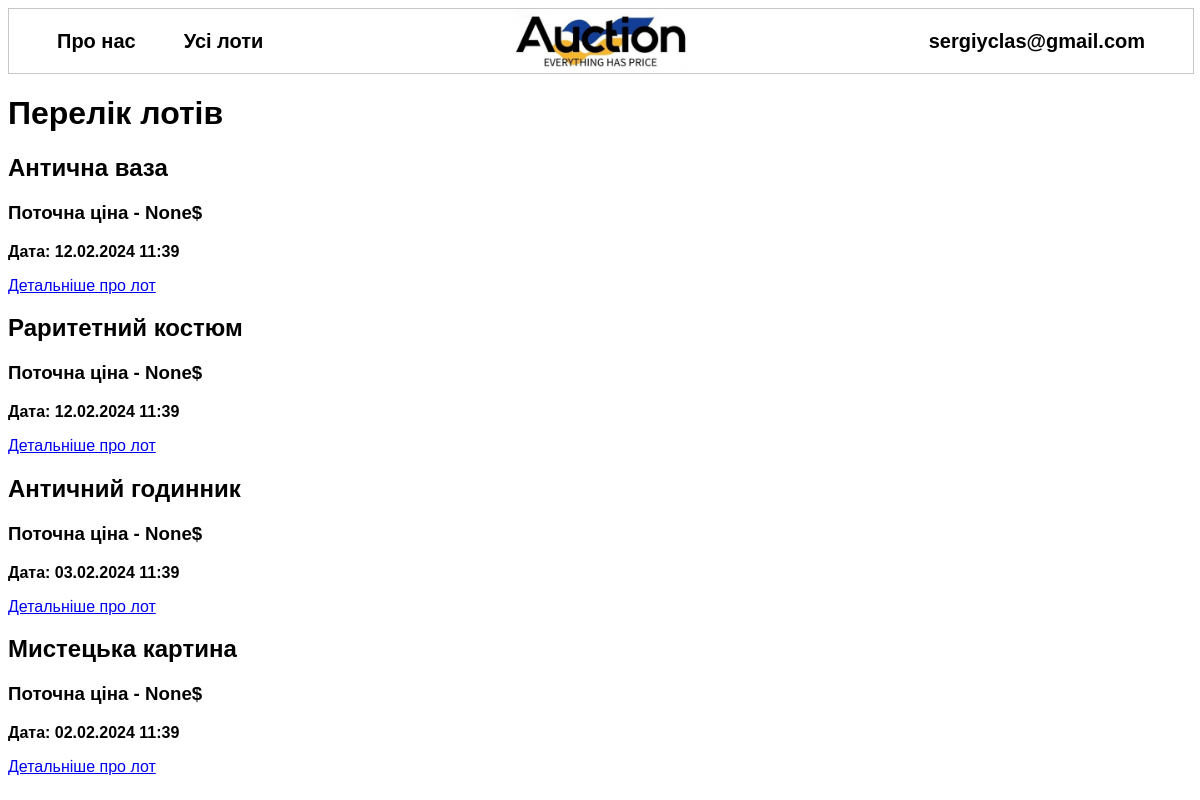
The app's page /profile/1/lots (signed in) with its own data.
### models.py (models this page shows, shortened)
class User(db.Model, UserMixin):
    id = db.Column(db.Integer, primary_key=True)
    name = db.Column(db.String(128), default=None)
    surname = db.Column(db.String(128), default=None)
    phone = db.Column(db.Integer, default=None)
    avatar = db.Column(db.BLOB)
    email = db.Column(db.String(128), nullable=False, unique=True)
    password = db.Column(db.String(255), nullable=False)

class Lot(db.Model):
    id = db.Column(db.Integer, primary_key=True)
    title = db.Column(db.String(100), nullable=False)
    descr = db.Column(db.String(3000), nullable=False)
    min_val = db.Column(db.Integer, nullable=False)
    current_val = db.Column(db.Integer)
    photo = db.Column(db.BLOB)
    date = db.Column(db.DateTime, default=datetime.now())
    owner_id = db.Column(db.Integer)
    current_owner_id = db.Column(db.Integer)
    status = db.Column(db.String(10), default='Active')

### routes.py (the view)
@app.route('/profile/<int:id>/lots')
@login_required
def user_lots(id):
    upload_date()
    lots = Lot.query.filter_by(owner_id=current_user.id).order_by(Lot.date.desc()).all()
    return render_template('user_lots.html', lots=lots)

### routes.py (called while the page is built)
def upload_date():
    lots = Lot.query.filter_by(status='Active').all()
    now = datetime.now()
    for lot in lots:
        if now - lot.date >= timedelta(days=7):
            lot.status = 'Inactive'
    db.session.commit()

@login_manager.user_loader
def load_user(user_id):
    return User.query.get(user_id)

@app.after_request
def redirect_to_signin(response):
    if response.status_code == 401:
        return redirect(url_for('login_page') + "?next=" + request.url)
    return response

### templates/user_lots.html (shortened to what this page needs)
{% extends 'base.html' %}
{% block body %}
<div class="container">
    <h1>Перелік лотів</h1>
    {% if lots|length > 0 %}
        {% for el in lots %}
        <div class="alert alert-info">
            <h2>{{ el.title }}</h2>
            <h3>Поточна ціна - {{ el.current_val }}$</h3>
            <p><b>Дата: {{ el.date.strftime("%d.%m.%Y %H:%M") }}</b></p>
            <a href="/posts/{{ el.id }}" class="btn btn-warning">Детальніше про лот</a>
        </div>
        {% endfor %}
    {% else %}
    <p>Ще немає жодного лоту</p>
    {% endif %}
</div>
{% endblock %}

### templates/base.html (shortened to what this page needs)
<!doctype html>
<html lang="ukr">
<head>
    <link rel="stylesheet" href="{{ url_for('static', filename='css/main.css') }}">
    <link rel="stylesheet" href="{{ url_for('static', filename='css/header.css') }}">
</head>
<body>
<div class="bar">
    <nav class="about-nav">
        <a href="/about">Про нас</a>
        <a href="/posts">Усі лоти</a>
    </nav>
    <nav class="img-nav">
        <img id="logo" src="{{ url_for('static', filename='images/logo.png') }}" alt="Логотип">
    </nav>
        <nav class="login-nav">
            {% if not current_user.is_authenticated %}
                <a href="/login">Вхід</a>
            {% else %}
                <a href="/login">{{ current_user.email}}</a>
            {% endif %}
        </nav>
</div>
{% block body %}{% endblock %}
</body>
</html>

### static/css/main.css (style rules this page uses)
body, html { font-family: Arial, Helvetica, sans-serif; }

### static/css/header.css (style rules this page uses)
.bar { display: flex; justify-content: space-between; align-items: center; border: 1px solid; border-color: #92929284; width: 100%; height: 4rem; color: #ffffff; }
.bar nav { margin: 0 1.5rem 0 1.5rem; display: flex; align-items: center; width: 33%; }
.login-nav { justify-content: end; }
.img-nav { justify-content: center; }
.about-nav { justify-content: start; }
.bar a { text-align: left; font-size: 1.25rem; line-height: 1.5625rem; font-weight: 700; color: #000000; margin: 0 1.5rem 0 1.5rem; text-decoration: none; }
.bar img { max-height: 3.9rem; }

### records on screen
User: email "sergiyclas@gmail.com"
Lot: title "Антична ваза", current_val "None", date "12.02.2024 11:39"
Lot: title "Раритетний костюм", current_val "None", date "12.02.2024 11:39"
Lot: title "Античний годинник", current_val "None", date "03.02.2024 11:39"
Lot: title "Мистецька картина", current_val "None", date "02.02.2024 11:39"
